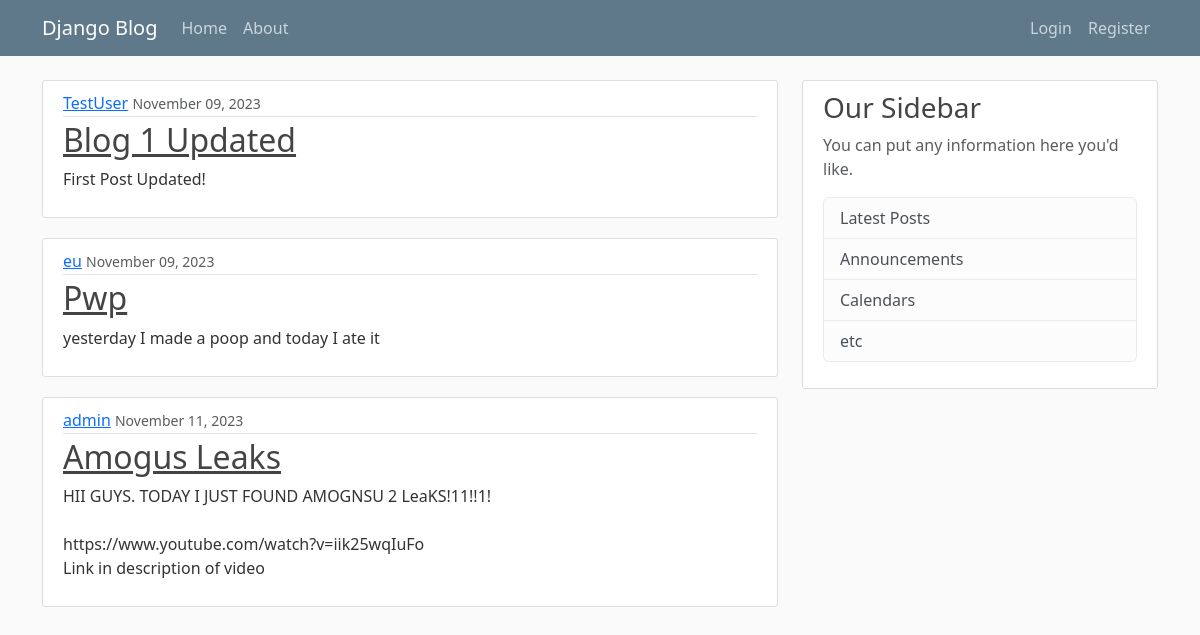
The page / on the database its author committed.
### blog/models.py (models this page shows, shortened)
class Post(models.Model):
    title = models.CharField(max_length=100)
    content = models.TextField()
    date_posted = models.DateTimeField(default=timezone.now)
    author = models.ForeignKey(User, on_delete=models.CASCADE)

### blog/views.py (the view)
# urls.py: path('', views.home, name='blog-home'),
def home(request):
    context = {
        'posts': Post.objects.all()
    }
    return render(request, 'blog/pages/home.html', context)

### blog/templates/blog/pages/home.html
{% extends "blog/partials/base.html" %}
{% block content %}
{% for post in posts %}
    <article class="media content-section">
        <div class="media-body">
            <div class="article-metadata">
                <a class="mr-2" href="#">{{ post.author }}</a>
                <small class="text-muted">{{ post.date_posted|date:"F d, Y" }}</small>
            </div>
            <h2><a class="article-title" href="#">{{ post.title }}</a></h2>
            <p class="article-content">{{ post.content }}</p>
        </div>
    </article>
{% endfor %}
{% endblock content %}

### blog/templates/blog/partials/base.html (shortened to what this page needs)
{% load static %}
<!DOCTYPE html>
<html lang="en">
<head>
    <link href="https://cdn.jsdelivr.net/npm/bootstrap@5.3.2/dist/css/bootstrap.min.css" rel="stylesheet">
    <link rel="stylesheet" type="text/css" href="{% static 'blog/main.css' %}">
</head>
<body>
    <header class="site-header">
        <nav class="navbar navbar-expand-md navbar-dark bg-steel fixed-top">
            <div class="container">
                <a class="navbar-brand mr-4" href="{% url "blog-home" %}">Django Blog</a>
                <div class="collapse navbar-collapse" id="navbarToggle">
                    <div class="navbar-nav me-auto">
                        <a class="nav-item nav-link" href="{% url "blog-home" %}">Home</a>
                        <a class="nav-item nav-link" href="{% url "blog-about" %}">About</a>
                    </div>
                    <div class="navbar-nav">
                        {% if user.is_authenticated %}
                            <a class="nav-item nav-link" href="{% url "profile" %}">Profile</a>
                            <a class="nav-item nav-link" href="{% url "logout" %}">Logout</a>
                        {% else %}
                            <a class="nav-item nav-link" href="{% url "login" %}">Login</a>
                            <a class="nav-item nav-link" href="{% url "register" %}">Register</a>
                        {% endif %}
                    </div>
                </div>
            </div>
        </nav>
    </header>
    <main role="main" class="container">
        <div class="row">
            <div class="col-md-8">
                {% block content %}{% endblock %}
            </div>
            <div class="col-md-4">
                <div class="content-section">
                    <h3>Our Sidebar</h3>
                    <p class='text-muted'>You can put any information here you'd like.
                        <ul class="list-group">
                            <li class="list-group-item list-group-item-light">Latest Posts</li>
                            <li class="list-group-item list-group-item-light">Announcements</li>
                            <li class="list-group-item list-group-item-light">Calendars</li>
                            <li class="list-group-item list-group-item-light">etc</li>
                        </ul>
                    </p>
                </div>
            </div>
        </div>
    </main>
</body>
</html>

### blog/static/blog/main.css (style rules this page uses)
body { background: #fafafa; color: #333333; margin-top: 5rem; }
h1, h2, h3, h4, h5, h6 { color: #444444; }
ul { margin: 0; }
.bg-steel { background-color: #5f788a; }
.site-header .navbar-nav .nav-link { color: #cbd5db; }
.content-section { background: #ffffff; padding: 10px 20px; border: 1px solid #dddddd; border-radius: 3px; margin-bottom: 20px; }
.article-title { color: #444444; }
.article-content { white-space: pre-line; }
.article-metadata { padding-bottom: 1px; margin-bottom: 4px; border-bottom: 1px solid #e3e3e3 }

### rows shown on the page
Post: author "TestUser", date_posted "November 09, 2023", title "Blog 1 Updated", content "First Post Updated!"
Post: author "eu", date_posted "November 09, 2023", title "Pwp", content "yesterday I made a poop and today I ate it"
Post: author "admin", date_posted "November 11, 2023", title "Amogus Leaks", content "HII GUYS. TODAY I JUST FOUND AMOGNSU 2 LeaKS!11!!1! https://www.youtube.com/watch?v=iik25wqIuFo Link in description of video"
